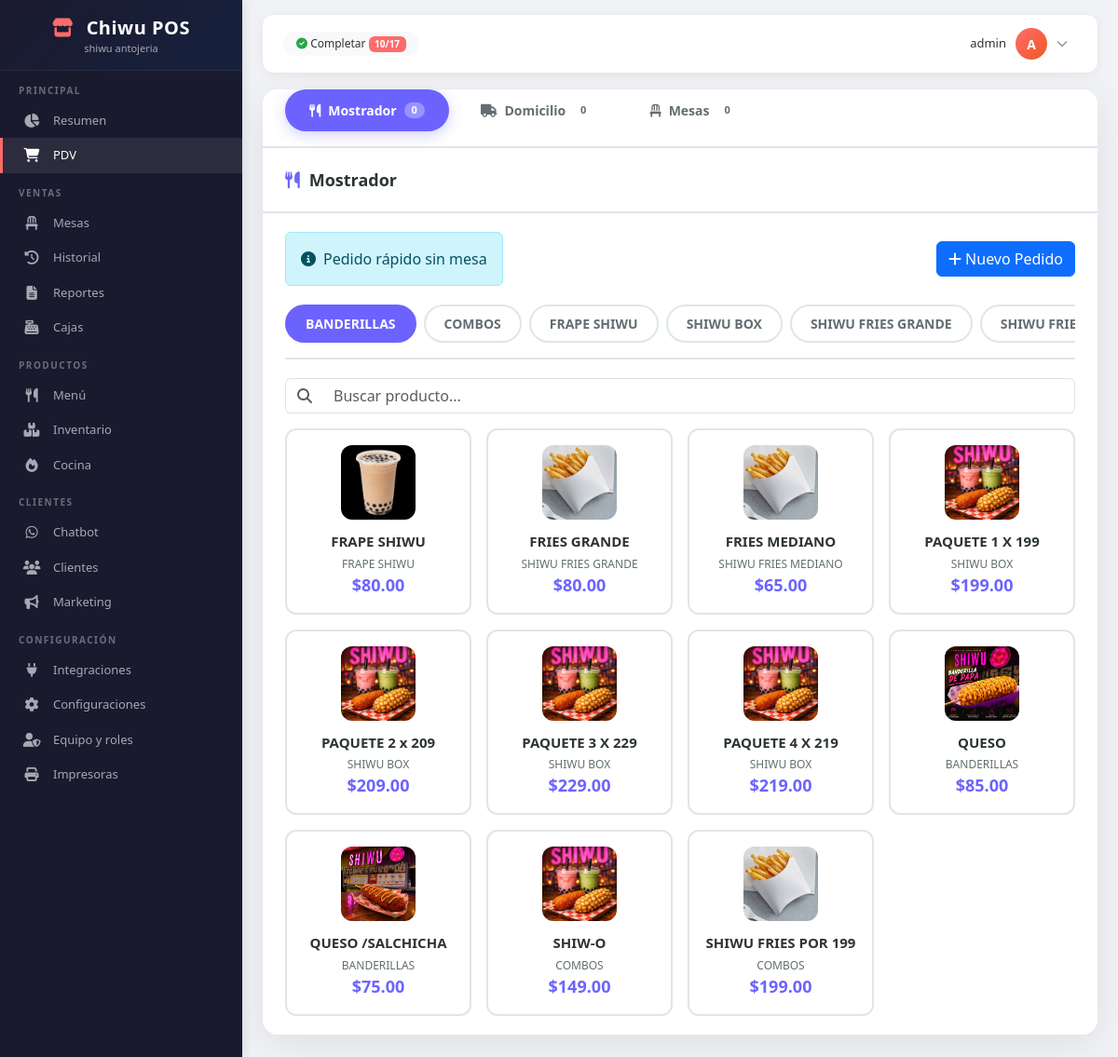
Screenshot of /pos/ (signed in) with the database file from the repository.
### products/models.py (models this page shows, shortened)
class Category(models.Model):
    name = models.CharField('Nombre', max_length=100)
    description = models.TextField('Descripción', blank=True)
    is_active = models.BooleanField('Activa', default=True)
    is_featured = models.BooleanField('Destacada', default=False)
    created_at = models.DateTimeField(auto_now_add=True)
    updated_at = models.DateTimeField(auto_now=True)
    class Meta:
        verbose_name = 'Categoría'
        verbose_name_plural = 'Categorías'
        ordering = ['name']

class Product(models.Model):
    category = models.ForeignKey(Category, on_delete=models.SET_NULL, null=True, blank=True, related_name='products')
    name = models.CharField('Nombre', max_length=200)
    description = models.TextField('Descripción', blank=True)
    price = models.DecimalField('Precio', max_digits=10, decimal_places=2)
    discount_price = models.DecimalField('Precio con descuento', max_digits=10, decimal_places=2, null=True, blank=True)
    cost = models.DecimalField('Costo', max_digits=10, decimal_places=2, default=0)
    stock = models.PositiveIntegerField('Stock', default=0)
    sku = models.CharField('Código SKU', max_length=50, unique=True, blank=True, null=True)
    barcode = models.CharField('Código de barras', max_length=50, blank=True, null=True)
    image = models.ImageField('Imagen', upload_to='products/', blank=True, null=True)
    is_active = models.BooleanField('Activo', default=True)
    is_featured = models.BooleanField('Destacado', default=False)
    is_visible = models.BooleanField('Visible en menú', default=True)
    is_kitchen = models.BooleanField('Requiere cocina', default=False)
    created_at = models.DateTimeField(auto_now_add=True)
    updated_at = models.DateTimeField(auto_now=True)
    class Meta:
        verbose_name = 'Producto'
        verbose_name_plural = 'Productos'
        ordering = ['name']

### sales/views.py (the view)
# urls.py: path('', views.pos_view, name='pos'),
@login_required
def pos_view(request):
    products = Product.objects.filter(is_active=True).select_related('category')
    cash_register = CashRegister.objects.filter(user=request.user, is_open=True).first()
    rooms = Room.objects.filter(is_active=True).prefetch_related('tables')
    last_sale = Sale.objects.filter(user=request.user).order_by('-id').first()
    next_order_number = (last_sale.id + 1) if last_sale else 1
    categories = Category.objects.filter(is_active=True)
    context = {
        'products': products,
        'cash_register': cash_register,
        'rooms': rooms,
        'categories': categories,
        'next_order_number': next_order_number,
    }
    return render(request, 'sales/pos.html', context)

### templates/sales/pos.html (shortened to what this page needs)
{% extends 'layouts/base.html' %}
{% load static %}
{% block extra_css %}
<link rel="stylesheet" href="{% static 'css/pos.css' %}">
{% endblock %}
{% block content %}
<div class="pos-container">
    <div class="pos-main">
        <div class="module-tabs">
            <button class="module-tab active" data-module="counter" onclick="switchModule('counter')">
                <i class="fas fa-utensils"></i> Mostrador
                <span class="badge-count" id="counterBadge">0</span>
            </button>
            <button class="module-tab" data-module="delivery" onclick="switchModule('delivery')">
                <i class="fas fa-truck"></i> Domicilio
                <span class="badge-count" id="deliveryBadge">0</span>
            </button>
            <button class="module-tab" data-module="tables" onclick="switchModule('tables')">
                <i class="fas fa-chair"></i> Mesas
                <span class="badge-count" id="tablesBadge">0</span>
            </button>
        </div>
        <div class="pos-header">
            <div class="module-title">
                <i class="fas fa-utensils"></i>
                <span id="moduleTitle">Mostrador</span>
            </div>
        </div>
        <div class="pos-content">
            <div id="counterContent" class="module-content active">
                <div class="d-flex justify-content-between align-items-center mb-3">
                    <div class="alert alert-info d-flex align-items-center gap-2 mb-0">
                        <i class="fas fa-info-circle"></i>
                        <span>Pedido rápido sin mesa</span>
                    </div>
                    <button class="btn btn-primary" onclick="startCounterOrder()">
                        <i class="fas fa-plus"></i> Nuevo Pedido
                    </button>
                </div>
                {% include 'sales/modules/_menu_products.html' with module='counter' %}
            </div>
        </div>
    </div>
{% endblock %}

### templates/layouts/base.html (shortened to what this page needs)
<!DOCTYPE html>
<html lang="es">
<head>
    <link href="https://cdn.jsdelivr.net/npm/bootstrap@5.3.0/dist/css/bootstrap.min.css" rel="stylesheet">
    <link rel="stylesheet" href="https://cdnjs.cloudflare.com/ajax/libs/font-awesome/6.4.0/css/all.min.css">
    {% block extra_css %}{% endblock %}
</head>
<body>
    <div class="sidebar" id="sidebar">
        <div class="sidebar-brand">
            <h4><i class="fas fa-store"></i> Chiwu POS</h4>
            <small>shiwu antojeria</small>
        </div>
        <div class="sidebar-content">
            <div class="nav-section">Principal</div>
            <a class="nav-link {% if request.resolver_match.url_name == 'resumen' %}active{% endif %}" href="{% url 'resumen' %}">
                <i class="fas fa-chart-pie"></i> Resumen
            </a>
            <a class="nav-link {% if request.resolver_match.app_name == 'sales' and request.resolver_match.url_name == 'pos' %}active{% endif %}" href="{% url 'sales:pos' %}">
                <i class="fas fa-shopping-cart"></i> PDV
            </a>
            <div class="nav-section">Ventas</div>
            <a class="nav-link" href="{% url 'sales:table_list' %}">
                <i class="fas fa-chair"></i> Mesas
            </a>
            <a class="nav-link {% if request.resolver_match.app_name == 'sales' and request.resolver_match.url_name == 'history' %}active{% endif %}" href="{% url 'sales:history' %}">
                <i class="fas fa-history"></i> Historial
            </a>
            <a class="nav-link {% if request.resolver_match.app_name == 'sales' and request.resolver_match.url_name == 'reports' %}active{% endif %}" href="{% url 'sales:reports' %}">
                <i class="fas fa-file-alt"></i> Reportes
            </a>
            <a class="nav-link {% if request.resolver_match.app_name == 'sales' and request.resolver_match.url_name == 'cash_registers' %}active{% endif %}" href="{% url 'sales:cash_registers' %}">
                <i class="fas fa-cash-register"></i> Cajas
            </a>
            <div class="nav-section">Productos</div>
            <a class="nav-link {% if request.resolver_match.app_name == 'products' and request.resolver_match.url_name == 'list' %}active{% endif %}" href="{% url 'products:list' %}">
                <i class="fas fa-utensils"></i> Menú
            </a>
            <a class="nav-link {% if request.resolver_match.app_name == 'products' and request.resolver_match.url_name == 'inventory' %}active{% endif %}" href="{% url 'products:inventory' %}">
                <i class="fas fa-boxes"></i> Inventario
            </a>
            <a class="nav-link {% if request.resolver_match.app_name == 'kitchen' %}active{% endif %}" href="{% url 'kitchen:dashboard' %}">
                <i class="fas fa-fire"></i> Cocina
            </a>
            <div class="nav-section">Clientes</div>
            <a class="nav-link" href="#">
                <i class="fab fa-whatsapp"></i> Chatbot
            </a>
            <a class="nav-link {% if request.resolver_match.app_name == 'clients' %}active{% endif %}" href="{% url 'clients:list' %}">
                <i class="fas fa-users"></i> Clientes
            </a>
            <a class="nav-link {% if request.resolver_match.app_name == 'marketing' %}active{% endif %}" href="{% url 'marketing:dashboard' %}">
                <i class="fas fa-bullhorn"></i> Marketing
            </a>
            <div class="nav-section">Configuración</div>
            <a class="nav-link {% if request.resolver_match.app_name == 'integrations' %}active{% endif %}" href="{% url 'integrations:list' %}">
                <i class="fas fa-plug"></i> Integraciones
            </a>
            <a class="nav-link {% if request.resolver_match.app_name == 'settings' %}active{% endif %}" href="{% url 'settings:payment_methods' %}">
                <i class="fas fa-cog"></i> Configuraciones
            </a>
            <a class="nav-link {% if request.resolver_match.app_name == 'roles' %}active{% endif %}" href="{% url 'roles:list' %}">
                <i class="fas fa-user-shield"></i> Equipo y roles
            </a>
            <a class="nav-link {% if request.resolver_match.app_name == 'printers' %}active{% endif %}" href="{% url 'printers:list' %}">
                <i class="fas fa-print"></i> Impresoras
            </a>
        </div>
    </div>
    <div class="main-content">
        <div class="top-bar">
            <div class="top-bar-left">
                <span class="progress-steps">
                    <i class="fas fa-check-circle"></i>
                    Completar <span class="badge">10/17</span>
                </span>
            </div>
            <div class="top-bar-right">
                <div class="user-dropdown">
                    <div class="user-info" onclick="toggleUserDropdown()">
                        <span class="user-name">{{ user.username }}</span>
                        <div class="avatar">{{ user.username|first|upper }}</div>
                        <i class="fas fa-chevron-down" style="font-size: 12px; color: #999;"></i>
                    </div>
                </div>
            </div>
        </div>
        <div class="fade-in">
            {% block content %}{% endblock %}
        </div>
    </div>
</body>
</html>

### templates/sales/modules/_menu_products.html (shortened to what this page needs)
<div class="menu-products">
    <div class="category-tabs">
        {% for category in categories %}
        <button class="category-tab {% if forloop.first %}active{% endif %}"
                data-category="{{ category.id }}">
            {{ category.name }}
        </button>
        {% endfor %}
    </div>
    <div class="mb-3">
        <div class="input-group">
            <span class="input-group-text bg-white border-end-0">
                <i class="fas fa-search text-muted"></i>
            </span>
            <input type="text" class="form-control border-start-0 product-search"
                   placeholder="Buscar producto...">
        </div>
    </div>
    <div class="product-grid">
        {% for product in products %}
        <div class="product-card"
             data-category="{{ product.category.id }}"
             data-name="{{ product.name|lower }}"
             onclick="openProductCustomizer({{ product.id }})">
            {% if product.image %}
            <img src="{{ product.image.url }}" alt="{{ product.name }}" class="product-image">
            {% else %}
            <div class="product-image d-flex align-items-center justify-content-center bg-light">
                <i class="fas fa-utensils fa-2x text-muted"></i>
            </div>
            {% endif %}
            <div class="product-name">{{ product.name }}</div>
            <div class="product-category">{{ product.category.name|default:"Sin categoría" }}</div>
            <div class="product-price">${{ product.price|floatformat:2 }}</div>
        </div>
        {% empty %}
        <div class="col-12 text-center py-5">
            <p class="text-muted">No hay productos disponibles</p>
        </div>
        {% endfor %}
    </div>
</div>

### static/css/pos.css (style rules this page uses)
:root { --primary: #6C63FF; --primary-dark: #5A52D5; --primary-light: #F0EEFF; --secondary: #FF6B6B; --success: #2ECC71; --success-dark: #27AE60; --warning: #F39C12; --info: #3498DB; --danger: #E74C3C; --dark: #2D3436; --gray: #636E72; --gray-light: #DFE6E9; --light-gray: #F8F9FA; --white: #FFFFFF; --border-radius: 16px; --border-radius-sm: 10px; --shadow: 0 10px 40px rgba(0,0,0,0.08); --shadow-hover: 0 15px 50px rgba(108, 99, 255, 0.15); --transition: all 0.3s cubic-bezier(0.4, 0, 0.2, 1); }
.pos-container { display: flex; height: calc(100vh - 120px); gap: 20px; padding: 0; }
.pos-main { flex: 1; background: var(--white); border-radius: var(--border-radius); box-shadow: var(--shadow); overflow: hidden; display: flex; flex-direction: column; min-width: 0; }
.pos-header { padding: 16px 24px; border-bottom: 2px solid var(--gray-light); display: flex; justify-content: space-between; align-items: center; background: var(--white); min-height: 70px; flex-wrap: wrap; gap: 10px; }
.pos-header .module-title { font-size: 18px; font-weight: 700; color: var(--dark); display: flex; align-items: center; gap: 10px; }
.pos-header .module-title i { color: var(--primary); }
.module-tabs { display: flex; gap: 8px; padding: 0 24px 16px 24px; border-bottom: 2px solid var(--gray-light); background: var(--white); }
.module-tab { padding: 10px 24px; border-radius: 50px; border: 2px solid transparent; background: transparent; font-weight: 600; font-size: 14px; color: var(--gray); cursor: pointer; transition: var(--transition); display: flex; align-items: center; gap: 8px; }
.module-tab.active { background: var(--primary); color: var(--white); border-color: var(--primary); box-shadow: 0 4px 15px rgba(108, 99, 255, 0.3); }
.module-tab .badge-count { background: rgba(255,255,255,0.2); padding: 0 8px; border-radius: 50px; font-size: 11px; }
.module-tab.active .badge-count { background: rgba(255,255,255,0.3); }
.pos-content { flex: 1; overflow-y: auto; padding: 20px 24px; }
.module-content { display: none; animation: fadeIn 0.3s ease; }
.module-content.active { display: block; }
.category-tabs { display: flex; gap: 8px; overflow-x: auto; padding: 4px 0 16px 0; border-bottom: 2px solid var(--gray-light); margin-bottom: 20px; flex-wrap: nowrap; }
.category-tabs .category-tab { padding: 8px 20px; border-radius: 50px; border: 2px solid var(--gray-light); background: var(--white); font-weight: 600; font-size: 14px; color: var(--gray); cursor: pointer; transition: var(--transition); white-space: nowrap; }
.category-tabs .category-tab.active { background: var(--primary); color: var(--white); border-color: var(--primary); }
.product-grid { display: grid; grid-template-columns: repeat(auto-fill, minmax(180px, 1fr)); gap: 16px; }
.product-card { background: var(--white); border: 2px solid var(--gray-light); border-radius: 12px; padding: 16px; cursor: pointer; transition: var(--transition); text-align: center; position: relative; }
.product-card .product-image { width: 80px; height: 80px; border-radius: 12px; object-fit: cover; margin: 0 auto 12px auto; display: block; background: var(--light-gray); }
.product-card .product-name { font-weight: 700; font-size: 15px; color: var(--dark); margin-bottom: 4px; }
.product-card .product-price { font-weight: 700; font-size: 18px; color: var(--primary); }
.product-card .product-category { font-size: 12px; color: var(--gray); margin-top: 4px; }

### rows the page displays
Category: name "BANDERILLAS"
Category: name "COMBOS"
Category: name "FRAPE SHIWU"
Category: name "SHIWU BOX"
Category: name "SHIWU FRIES GRANDE"
Category: name "SHIWU…"
Product: image (picture), name "FRAPE SHIWU", category.name "FRAPE SHIWU", price "80.00"
Product: image (picture), name "FRIES GRANDE", category.name "SHIWU FRIES GRANDE", price "80.00"
Product: image (picture), name "FRIES MEDIANO", category.name "SHIWU FRIES MEDIANO", price "65.00"
Product: image (picture), name "PAQUETE 1 X 199", category.name "SHIWU BOX", price "199.00"
Product: image (picture), name "PAQUETE 2 x 209", category.name "SHIWU BOX", price "209.00"
Product: image (picture), name "PAQUETE 3 X 229", category.name "SHIWU BOX", price "229.00"
Product: image (picture), name "PAQUETE 4 X 219", category.name "SHIWU BOX", price "219.00"
Product: image (picture), name "QUESO", category.name "BANDERILLAS", price "85.00"
Product: image (picture), name "QUESO /SALCHICHA", category.name "BANDERILLAS", price "75.00"
Product: image (picture), name "SHIW-O", category.name "COMBOS", price "149.00"
Product: image (picture), name "SHIWU FRIES POR 199", category.name "COMBOS", price "199.00"

### other values shown
{{ user.username }} "admin"
{{ user.username|first|upper }} "A"
